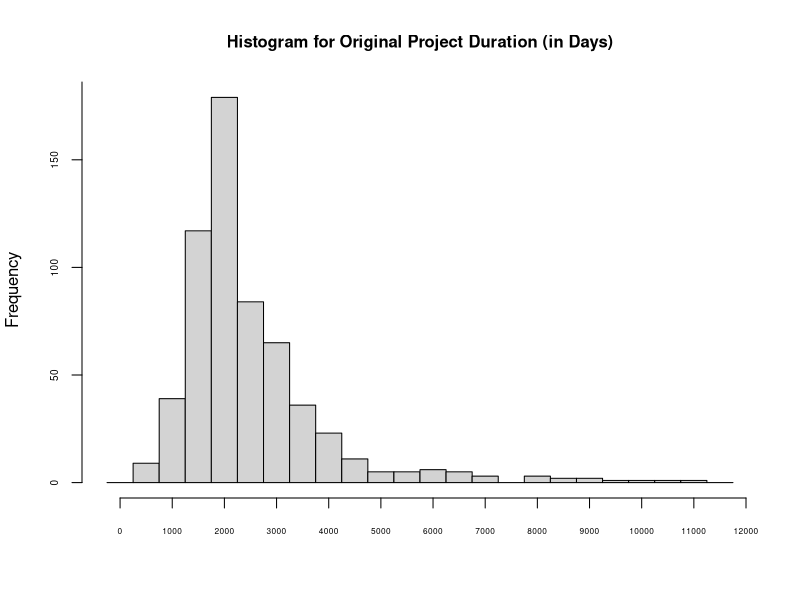
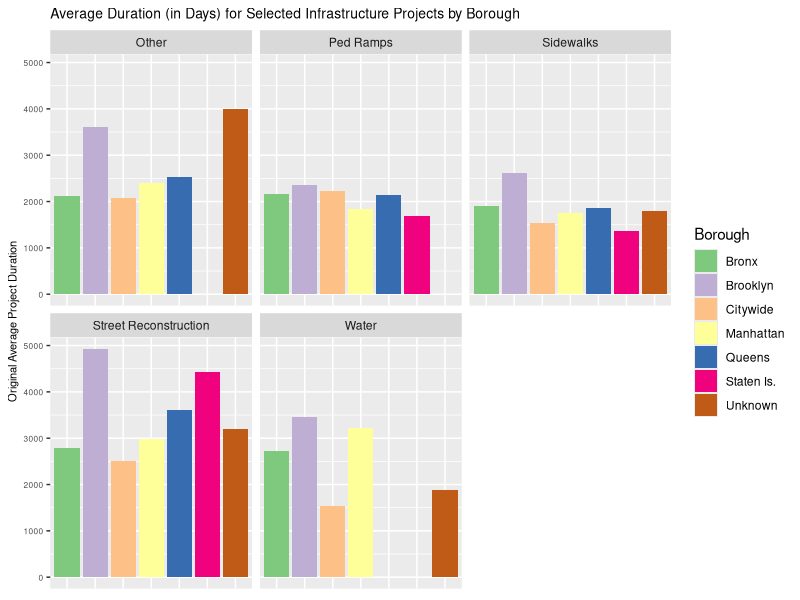
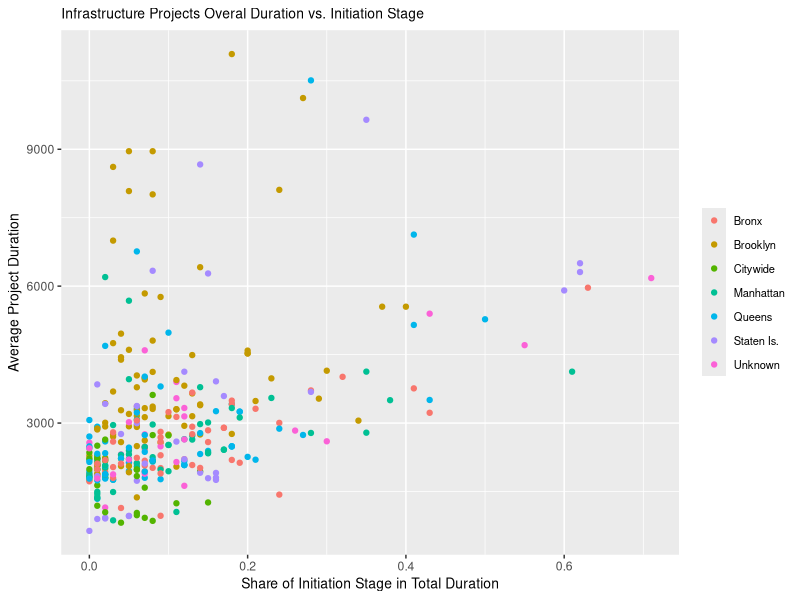
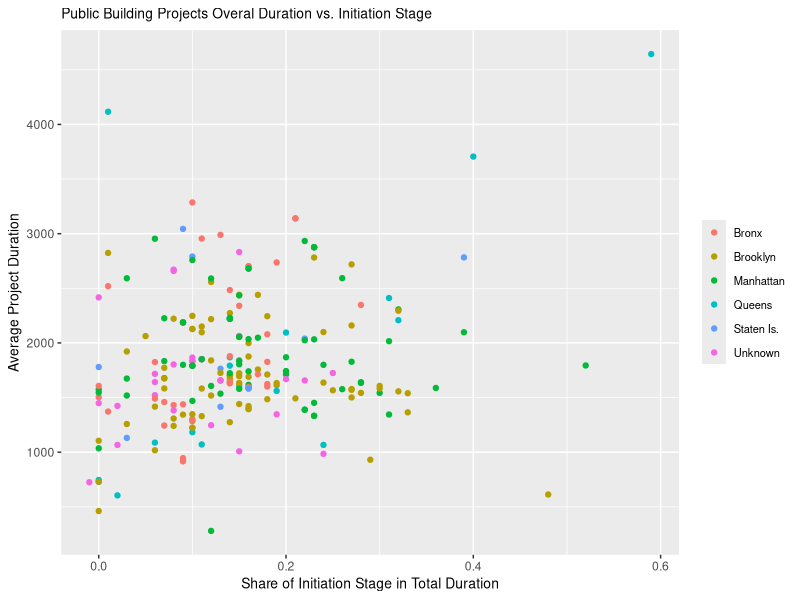

Recreate these plots in R, in order. (Note: this script raises an error after producing the figures.)
#setwd("C:/Users/yzamriy/Documents/Tools and Methodology/DS/Git/DDS")
#setwd("/home/yulia/Documents/Career/DDS/")
setwd("C:/Users/Zamriyka/Documents/GitHub/DDS")

library(tidyverse)
library(gridExtra)

Projects <- read_csv("DDC_sampledata Projects.csv")
Schedule <- read_csv("DDC_sampledata Schedule.csv")
Budget <- read_csv("DDC_sampledata Budget.csv")

#str(Projects)
#str(Schedule)
#str(Budget)

#table(Schedule$ProjectedProjectStart)

str(Projects$ProjectId)
str(Schedule$ProjectId)
str(Budget$project_id)

Projects$ProjectId2 <- sub("-","",Projects$ProjectId)
Schedule$ProjectId2 <- sub("-","",Schedule$ProjectId)
Budget$ProjectId2 <- sub("-","",Budget$project_id)

Projects <- Projects[!apply(is.na(Projects), 1, all),]
Schedule <- Schedule[!apply(is.na(Schedule[, 3:50]), 1, all),]
Budget <- Budget[!apply(is.na(Budget), 1, all),]

length(unique(Projects$ProjectId2))
#943
length(unique(Schedule$ProjectId2))
#998
length(unique(Budget$ProjectId2))
#214

# sum(!is.na(Schedule$ActProjectCloseout))
# 23
# sum(!is.na(Schedule$OrgProjectCloseout))
# 673

BudgetTemp <- Budget %>% 
  group_by(ProjectId2, pobject) %>% 
  summarize(PlannedAmtTtl = sum(PlannedAmt),
            CommittedAmtTtl = sum(CommittedAmt),
            LiquidatedAmtTtl = sum(LiquidatedAmt),
            AvailableAmt = sum(AvailableAmt))

BudgetTemp1 <- BudgetTemp %>% 
  select(ProjectId2, pobject, PlannedAmtTtl) %>% 
  spread(pobject, PlannedAmtTtl, sep = ".PlanAmt.")

BudgetTemp2 <- BudgetTemp %>% 
  select(ProjectId2, pobject, CommittedAmtTtl) %>% 
  spread(pobject, CommittedAmtTtl, sep = ".ComAmt.")

BudgetTemp3 <- BudgetTemp %>% 
  select(ProjectId2, pobject, LiquidatedAmtTtl) %>% 
  spread(pobject, LiquidatedAmtTtl, sep = ".LiqAmt.")

BudgetTemp4 <- BudgetTemp %>% 
  select(ProjectId2, pobject, AvailableAmt) %>% 
  spread(pobject, AvailableAmt, sep = ".AvailAmt.")

Budget_aggr <- Budget %>% 
  group_by(ProjectId2) %>% 
  summarize(PlannedAmtTtl = sum(PlannedAmt),
            CommittedAmtTtl = sum(CommittedAmt),
            LiquidatedAmtTtl = sum(LiquidatedAmt),
            AvailableAmtTtl = sum(AvailableAmt),
            AgcyName = first(AgcyName)) %>% 
  left_join(BudgetTemp1, by = "ProjectId2") %>% 
  left_join(BudgetTemp2, by = "ProjectId2") %>% 
  left_join(BudgetTemp3, by = "ProjectId2") %>% 
  left_join(BudgetTemp4, by = "ProjectId2") 
  
rm(list = c("BudgetTemp1", "BudgetTemp2", "BudgetTemp3", "BudgetTemp4", "BudgetTemp"))

Budget_aggr <- Budget_aggr[, !apply(is.na(Budget_aggr), 2, all)]
Budget_aggr[is.na(Budget_aggr)] <- 0
#summary(Budget_aggr)

#summary(Schedule)

datefor <- function(x) as.Date(x, format = '%Y-%m-%d')
Schedule[,3:51] <- lapply(Schedule[,3:51], datefor)

AllDates <- data.frame(AllDates = colnames(Schedule[,3:52]), row.names = NULL)

Schedule[, grepl("ProjectStart", colnames(Schedule))]
Schedule[, grepl("ProjectCloseout", colnames(Schedule))]

ScheduleSub <- Schedule %>%
#  filter(!is.na(OrgProjectCloseout) | !is.na(ActProjectCloseout)) %>% 
  filter(!is.na(OrgProjectCloseout)) %>% 
  select(ProjectId, ProjectId2,
         OrgProjectStart,
         OrgDesignStart,
         OrgDesignCompletion,
         OrgConstructionStart,
         OrgConstructionCompletion,
         OrgProjectCloseout
         # ActProjectStart,
         # ActDesignStart,
         # ActDesignCompletion,
         # ActConstructionStart,
         # ActConstructionCompletion,
         # ActProjectCloseout
         ) %>% 
  mutate(
         OrgInitiationDur = as.numeric(OrgDesignStart - OrgProjectStart),
         OrgDesignDur = as.numeric(OrgConstructionStart - OrgDesignStart),
         OrgConstructionDur = as.numeric(OrgConstructionCompletion - OrgConstructionStart),
         OrgCloseoutDur = as.numeric(OrgProjectCloseout - OrgConstructionCompletion),
         OrgProjectDur = as.numeric(OrgProjectCloseout - OrgProjectStart),
         OrgInitiationDurPct = round(OrgInitiationDur / OrgProjectDur, 2),
         OrgDesignDurPct = round(OrgDesignDur / OrgProjectDur, 2),
         OrgConstructionDurPct = round(OrgConstructionDur / OrgProjectDur, 2),
         OrgCloseoutDurPct = round(OrgCloseoutDur / OrgProjectDur, 2),
         # ActInitiationDur = ActDesignStart - ActProjectStart,
         # ActDesignDur = ActConstructionStart - ActDesignStart,
         # ActConstructionDur = ActConstructionCompletion - ActConstructionStart,
         # ActCloseoutDur = ActProjectCloseout - ActConstructionCompletion,
         # ActProjectDur = ActProjectCloseout - ActProjectStart,
         OrgProjectStartYear = format(OrgProjectStart, "%Y"),
         OrgProjectStartMonth = format(OrgProjectStart, "%m"),
         OrgDesignStartMonth = format(OrgDesignStart, "%m"),
         OrgConstructionStartMonth = format(OrgConstructionStart, "%m"),
         OrgProjectCloseoutYear = format(OrgProjectCloseout, "%Y"),
         OrgProjectCloseoutMonth = format(OrgProjectCloseout, "%m")
         # ActProjectStartYear = format(ActProjectStart, "%Y"),
         # ActProjectStartMonth = format(ActProjectStart, "%m"),
         # ActDesignStartMonth = format(ActDesignStart, "%m"),
         # ActConstructionStartMonth = format(ActConstructionStart, "%m"),
         # ActProjectCloseoutYear = format(ActProjectCloseout, "%Y"),
         # ActProjectCloseoutMonth = format(ActProjectCloseout, "%m")
         )

# sum(!is.na(ScheduleSub$OrgProjectCloseout))
# 673
# sum(!is.na(ScheduleSub$ActProjectCloseout))
# 23
# ScheduleSub[!is.na(ScheduleSub$ActProjectCloseout),]

# table(Projects$DivisionName)
# table(tolower(Projects$UnitName))
# table(Projects$Borough)
# table(Projects$Sponsor)
# table(Projects$PhaseName)
# table(Projects$ProjectType)
# table(Projects$Priority)
# table(Projects$DesignContractType)
# table(Projects$ConstructionContractType)

ProjectsSub <- Projects %>% 
  select(ProjectId, ProjectId2,
         DivisionName,
         UnitName,
         Borough,
         Sponsor,
         PhaseName,
         ProjectType,
         Priority,
         DesignContractType,
         ConstructionContractType) %>% 
  mutate(UnitName = tolower(UnitName))

# sapply(ProjectsSub, function(x) sum(is.na(x)))
# 
# table(ProjectsSub$DivisionName)
# table(ProjectsSub$UnitName)
# table(ProjectsSub$Borough)
# table(ProjectsSub$Sponsor)
# table(ProjectsSub$PhaseName)
# table(ProjectsSub$ProjectType)
# table(ProjectsSub$Priority)
# table(ProjectsSub$DesignContractType)
# table(ProjectsSub$ConstructionContractType)

ProjectsSub$DivisionName[is.na(ProjectsSub$DivisionName)] <- "Unknown"
ProjectsSub$UnitName[is.na(ProjectsSub$UnitName)] <- "Unknown"
ProjectsSub$Borough[is.na(ProjectsSub$Borough)] <- "Unknown"
ProjectsSub$Sponsor[is.na(ProjectsSub$Sponsor)] <- "Unknown"
ProjectsSub$PhaseName[is.na(ProjectsSub$PhaseName)] <- "Unknown"
ProjectsSub$ProjectType[is.na(ProjectsSub$ProjectType)] <- "Unknown"
ProjectsSub$Priority[is.na(ProjectsSub$Priority)] <- "Unknown"
ProjectsSub$DesignContractType[is.na(ProjectsSub$DesignContractType)] <- "Unknown"
ProjectsSub$ConstructionContractType[is.na(ProjectsSub$ConstructionContractType)] <- "Unknown"

ProjectsSub$Priority[ProjectsSub$Priority == "Mayoral In"] <- "Mayoral Initiative"

ProjectsSub <- ProjectsSub[!duplicated(ProjectsSub), ]
length(unique(ProjectsSub$ProjectId2))
#943
length(unique(ProjectsSub$ProjectId))
#945

FullDataWBudget <- ScheduleSub %>% 
  inner_join(ProjectsSub, by = "ProjectId") %>% 
  left_join(Budget_aggr, by = c("ProjectId2.x" = "ProjectId2")) %>% 
  filter(!is.na(OrgProjectDur))

summary(FullDataWBudget$PlannedAmtTtl)

FullData <- ScheduleSub %>% 
  inner_join(ProjectsSub, by = "ProjectId") %>% 
  filter(!is.na(OrgProjectDur))

FullData$ProjectId2.y <- NULL
FullData$ProjectId2 <- FullData$ProjectId2.x
FullData$ProjectId2.x <- NULL

save(FullData, file = "FullData.Rdata")

summary(FullData$OrgProjectDur)

dev.off()
hist(FullData$OrgProjectDur, 
     breaks = seq(0, 12000, 500) - 250,
     main = "Histogram for Original Project Duration (in Days)",
     xlab = NULL,
     cex.main = 1,
     xaxt = "n",
     yaxt = "n",
     col = "lightgrey")
axis(side=1, 
     at=seq(0, 12000, 1000), 
     labels=seq(0, 12000, 1000), 
     cex.axis = 0.5)
axis(side=2, 
     at=seq(0, 200, 50), 
     labels=seq(0, 200, 50), 
     cex.axis = 0.6)

FullData %>% 
  group_by(DivisionName) %>% 
  summarize(AvgProjDur = mean(OrgProjectDur),
            n = n()) %>% 
  arrange(desc(AvgProjDur))

t.test(FullData$OrgProjectDur[FullData$DivisionName == "Infrastructure"],
       FullData$OrgProjectDur[FullData$DivisionName == "Public Buildings"])

FullData %>% 
  group_by(UnitName) %>% 
  summarize(AvgProjDur = mean(OrgProjectDur),
            n = n()) %>% 
  arrange(desc(AvgProjDur))

FullData %>% 
  group_by(Borough) %>% 
  summarize(AvgProjDur = mean(OrgProjectDur),
            n = n()) %>% 
  arrange(desc(AvgProjDur))

FullData %>% 
  group_by(Sponsor) %>% 
  summarize(AvgProjDur = mean(OrgProjectDur),
            n = n()) %>% 
  arrange(desc(AvgProjDur))

FullData %>% 
  group_by(ProjectType) %>% 
  summarize(AvgProjDur = mean(OrgProjectDur),
            n = n()) %>% 
  arrange(desc(AvgProjDur))

FullData %>% 
  group_by(Priority) %>% 
  summarize(AvgProjDur = mean(OrgProjectDur),
            n = n()) %>% 
  arrange(desc(AvgProjDur))

FullData %>% 
  group_by(DesignContractType) %>% 
  summarize(AvgProjDur = mean(OrgProjectDur),
            n = n()) %>% 
  arrange(desc(AvgProjDur))

FullData %>% 
  group_by(ConstructionContractType) %>% 
  summarize(AvgProjDur = mean(OrgProjectDur),
            n = n()) %>% 
  arrange(desc(AvgProjDur))

FullData %>% 
  filter(DivisionName == "Infrastructure") %>% 
  group_by(ProjectType) %>% 
  summarize(AvgProjDur = mean(OrgProjectDur),
            n = n()) %>% 
  arrange(desc(AvgProjDur))

FullData %>% 
  filter(DivisionName == "Infrastructure") %>% 
  group_by(Borough) %>% 
  summarize(AvgProjDur = mean(OrgProjectDur),
            n = n()) %>% 
  arrange(desc(AvgProjDur))

FullData %>% 
  filter(DivisionName == "Infrastructure" & 
           (grepl("Trans", Sponsor) | grepl("Protection", Sponsor))) %>% 
  group_by(Borough) %>% 
  summarize(AvgProjDur = mean(OrgProjectDur),
            n = n()) %>% 
  arrange(desc(AvgProjDur))

ProjectTypes = c("Street Reconstruction", "Water", "Other", "Ped Ramps", "Sidewalks")

ByBorough2 <- FullData %>% 
  filter(DivisionName == "Infrastructure" &
           ProjectType %in% ProjectTypes) %>% 
  group_by(Borough, ProjectType) %>% 
  summarize(AvgProjDur = mean(OrgProjectDur)) 
  
ggplot(ByBorough2, aes(Borough, AvgProjDur, fill = Borough)) +
  geom_bar(stat = "identity", position = "dodge") +
  facet_wrap(~ProjectType) +
  scale_fill_brewer(palette="Accent") +
  ylab("Original Average Project Duration") +
  ggtitle("Average Duration (in Days) for Selected Infrastructure Projects by Borough") +
  theme(axis.title.x = element_blank(),
        axis.text.x = element_blank(),
        axis.ticks.x = element_blank(),
        axis.title.y = element_text(size = 8),
        axis.text.y = element_text(size = 6),
        plot.title = element_text(size = 10)) 
  
  
FullData %>% 
  group_by(OrgProjectStartMonth) %>%  
  summarize(AvgProjDur = mean(OrgProjectDur),
            n = n()) %>% 
  arrange(desc(AvgProjDur))

round(cor(FullData[,  c("OrgProjectDur", "OrgInitiationDurPct", "OrgDesignDurPct", "OrgConstructionDurPct", "OrgCloseoutDurPct")], 
             use = "pairwise")[-1, 1], 2)

round(cor(FullData[,  c("OrgInitiationDur", "OrgDesignDur", "OrgConstructionDur", "OrgCloseoutDur")], 
             use = "pairwise"),2)

ggplot(FullData[FullData$DivisionName == "Infrastructure",], 
       aes(OrgInitiationDurPct, OrgProjectDur , color = Borough)) + 
  geom_point() +
  xlab("Share of Initiation Stage in Total Duration") +
  ylab("Average Project Duration") +
  ggtitle("Infrastructure Projects Overal Duration vs. Initiation Stage") +
  theme(axis.title.x = element_text(size = 10),
        axis.title.y = element_text(size = 10),
        legend.title = element_blank(),
        legend.text = element_text(size = 8),
        plot.title = element_text(size = 10))

ggplot(FullData[FullData$DivisionName == "Public Buildings",], 
       aes(OrgInitiationDurPct, OrgProjectDur , color = Borough)) + 
  geom_point() +
  xlab("Share of Initiation Stage in Total Duration") +
  ylab("Average Project Duration") +
  ggtitle("Public Building Projects Overal Duration vs. Initiation Stage") +
  theme(axis.title.x = element_text(size = 10),
        axis.title.y = element_text(size = 10),
        legend.title = element_blank(),
        legend.text = element_text(size = 8),
        plot.title = element_text(size = 10))

grid.arrange(infra, pub)

ProjectStartMonth <- 
  FullData %>% 
  group_by(OrgProjectStartMonth) %>%  
  summarize(AvgProjDur = mean(OrgProjectDur),
            n = n())

ggplot(ProjectStartMonth, aes(OrgProjectStartMonth, AvgProjDur)) +
  geom_bar(stat = "identity") +
  xlab("Original Project Start Month") +
  ylab("Original Average Project Duration") 

ggplot(ProjectStartMonth, aes(OrgProjectStartMonth, n)) +
  geom_bar(stat = "identity") +
  xlab("Original Project Start Month") +
  ylab("Number of Projects by Start Month") 

a <- 
ggplot(ProjectStartMonthDivName, 
       aes(OrgProjectStartMonth, 
           AvgProjDur)) +
  geom_bar(stat = "identity", fill = "darkblue") +
  xlab("Original Project Start Month") +
  ylab("Average Project Duration (in days)") +
  facet_grid(.~DivisionName) +
  theme(axis.title.x = element_text(size = 7),
        axis.title.y = element_text(size = 7))

ProjectStartMonthDivName <- 
  FullData %>% 
  group_by(OrgProjectStartMonth, DivisionName) %>%  
  summarize(AvgProjDur = mean(OrgProjectDur),
            n = n())
b <-
ggplot(ProjectStartMonthDivName, aes(OrgProjectStartMonth, n)) +
  geom_bar(stat = "identity", fill = "darkgreen") +
  xlab("Original Project Start Month") +
  ylab("Number of Projects") +
  facet_grid(.~DivisionName) +
  theme(axis.title.x = element_text(size = 7),
        axis.title.y = element_text(size = 7))

grid.arrange(a, b)

cor(as.numeric(FullData$OrgProjectStartMonth), FullData$OrgProjectDur)

FullData %>% 
  filter(DivisionName == "Public Buildings") %>% 
  select(OrgProjectStartMonth, OrgProjectDur) %>% 
  mutate(OrgProjectStartMonth = as.numeric(OrgProjectStartMonth)) %>% 
  cor()


# UnitName <- 
#   FullData %>% 
#   group_by(UnitName) %>%  
#   summarize(AvgProjDur = mean(OrgProjectDur),
#             n = n())
# 
# ggplot(UnitName, aes(UnitName, AvgProjDur)) +
#   geom_bar(stat = "identity") +
#   theme(axis.text.x = element_text(angle = 90, size = 7), 
#         axis.title.y = element_text(size = 7),
#         plot.title = element_text(size = 10, hjust = 0.5)) +
#   xlab("Unit Name") +
#   ylab("Original Average Project Duration (in days)") +
#   ggtitle("Average Project Duration by Unit Name")
#   
# Borough <- 
#   FullData %>% 
#   group_by(Borough) %>%  
#   summarize(AvgProjDur = mean(OrgProjectDur),
#             n = n())
# 
# ggplot(Borough, aes(Borough, AvgProjDur)) +
#   geom_bar(stat = "identity") +
#   theme(axis.text.x = element_text(angle = 90, size = 7), 
#         axis.title.y = element_text(size = 7),
#         plot.title = element_text(size = 10, hjust = 0.5)) +
#   xlab("Borough") +
#   ylab("Original Average Project Duration (in days)") +
#   ggtitle("Average Project Duration by Borough")

Sponsor <- 
  FullData %>% 
  group_by(Sponsor) %>%  
  summarize(AvgProjDur = mean(OrgProjectDur),
            n = n())

ggplot(Sponsor, aes(x = reorder(Sponsor, -AvgProjDur), y = AvgProjDur)) +
  geom_bar(stat = "identity") +
  theme(axis.text.x = element_text(angle = 90, size = 7), 
        axis.title.y = element_text(size = 7),
        plot.title = element_text(size = 10, hjust = 0.5)) +
  xlab("Sponsor") +
  ylab("Original Average Project Duration (in days)") +
  ggtitle("Average Project Duration by Sponsor")

ProjectType <- 
  FullData %>% 
  group_by(ProjectType) %>%  
  summarize(AvgProjDur = mean(OrgProjectDur),
            n = n())

ggplot(ProjectType, aes(x = reorder(ProjectType, -AvgProjDur), y = AvgProjDur)) +
  geom_bar(stat = "identity") +
  theme(axis.text.x = element_text(angle = 90, size = 7), 
        axis.title.y = element_text(size = 7),
        plot.title = element_text(size = 10, hjust = 0.5)) +
  xlab("Project Type") +
  ylab("Original Average Project Duration (in days)") +
  ggtitle("Average Project Duration by Project Type")

Priority <- 
  FullData %>% 
  group_by(Priority) %>%  
  summarize(AvgProjDur = mean(OrgProjectDur),
            n = n())

#q_priority1 <-
ggplot(Priority, aes(x = reorder(Priority, -AvgProjDur), y = AvgProjDur)) +
  geom_bar(stat = "identity") +
  theme(axis.text.x = element_text(angle = 90, size = 7), 
        axis.title.y = element_text(size = 7),
        plot.title = element_text(size = 10, hjust = 0.5)) +
  xlab("Priority") +
  ylab("Original Average Project Duration (in days)") +
  ggtitle("Average Project Duration by Priority")

#q_priority2 <-
ggplot(Priority, aes(x = reorder(Priority, -AvgProjDur), y = n)) +
  geom_bar(stat = "identity") +
  theme(axis.text.x = element_text(angle = 90, size = 7), 
        axis.title.y = element_text(size = 7),
        plot.title = element_text(size = 10, hjust = 0.5)) +
  xlab("Priority") +
  ylab("Number of Projects") +
  ggtitle("Average Project Duration by Priority")

#grid.arrange(q_priority1, q_priority2)

DesignType <- 
  FullData %>% 
  group_by(DesignContractType) %>%  
  summarize(AvgProjDur = mean(OrgProjectDur),
            n = n())  

ggplot(DesignType, aes(x = reorder(DesignContractType, -AvgProjDur), y = AvgProjDur)) +
  geom_bar(stat = "identity") +
  theme(axis.text.x = element_text(angle = 90, size = 7), 
        axis.title.y = element_text(size = 7),
        plot.title = element_text(size = 10, hjust = 0.5)) +
  xlab("Design Contract Type") +
  ylab("Original Average Project Duration (in days)") +
  ggtitle("Average Project Duration by Design Contract Type")

ConstrType <- 
  FullData %>% 
  group_by(ConstructionContractType) %>%  
  summarize(AvgProjDur = mean(OrgProjectDur),
            n = n())  

ggplot(ConstrType, aes(x = reorder(ConstructionContractType, -AvgProjDur), y = AvgProjDur)) +
  geom_bar(stat = "identity") +
  theme(axis.text.x = element_text(angle = 90, size = 7), 
        axis.title.y = element_text(size = 7),
        plot.title = element_text(size = 10, hjust = 0.5)) +
  xlab("Construction Contract Type") +
  ylab("Original Average Project Duration (in days)") +
  ggtitle("Average Project Duration by Construction Contract Type")


